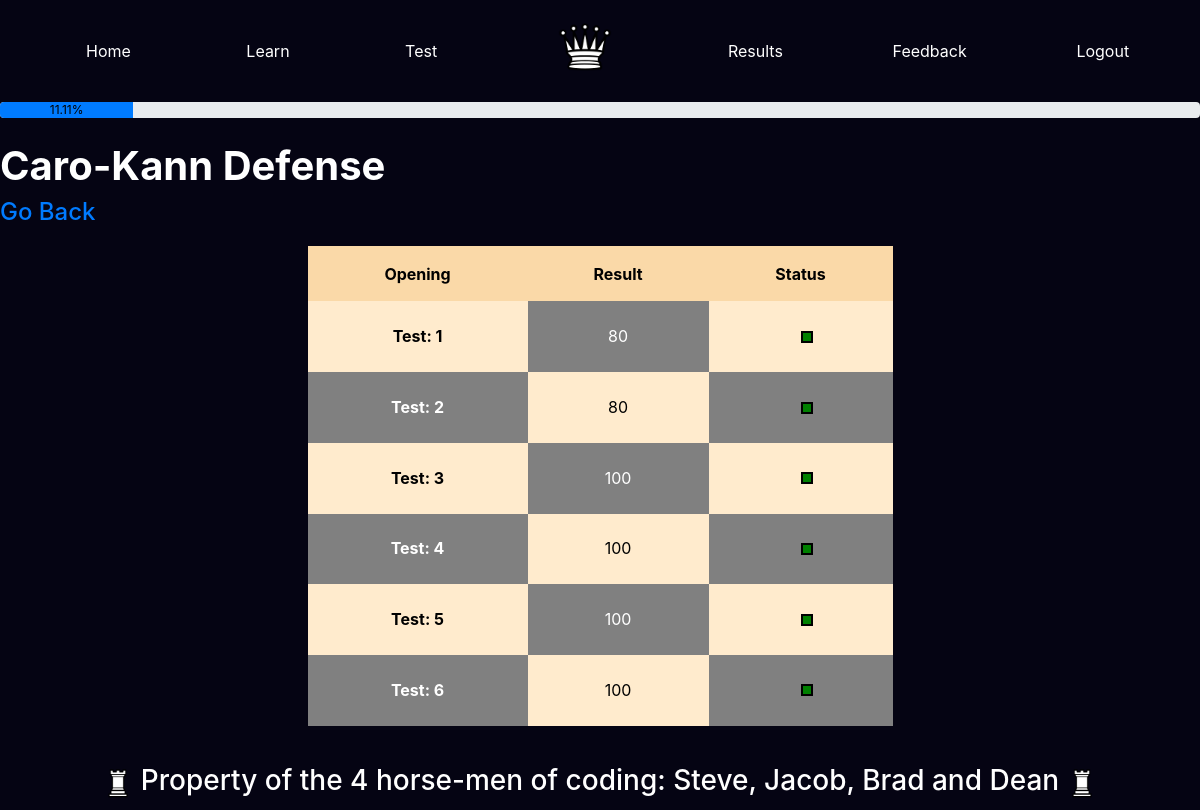
Page /results/Caro-Kann Defense/ (signed in) on the committed database.
### app/models.py (models this page shows)
class Results(db.Model):
    id = db.Column(db.Integer, primary_key=True)
    opening = db.Column(db.String(140))
    result =db.Column(db.Integer)
    incorrect = db.Column(db.ARRAY(db.String(140)))
    passed = db.Column(db.Boolean)
    timestamp = db.Column(db.DateTime, index=True, default=datetime.utcnow)
    user_id = db.Column(db.Integer, db.ForeignKey('user.id'))
    feedback = db.Column(db.Text, default = None)

### app/routes.py (the view)
@app.route('/results/<opening>/', methods=['GET', 'POST'])
@login_required
def results(opening):
    res = Results.query.filter_by(user_id = current_user.id, passed = True)
    openings = []
    for r in res:
        openings.append(r.opening)
    numerator = len(set(openings))
    denominator = Openings.query.all()
    denominator = len(denominator)
    complete = str(round((numerator/denominator)*100, 2)) + '%'
    u = User.query.get(current_user.id)
    res = Results.query.filter_by(user_id = current_user.id, opening = opening)
    return render_template('results.html', title='results', query = res, prog=complete, opening = opening)

### app/models.py (called while the page is built)
@login.user_loader
def load_user(id):
    return User.query.get(int(id))

### app/templates/results.html (shortened to what this page needs)
{% extends "base.html" %}
{% block content %}
<head>
    <link rel="stylesheet" href="https://maxcdn.bootstrapcdn.com/bootstrap/4.5.2/css/bootstrap.min.css">
</head>
<body>
    <div id="wrapper">
        <br>
        <h1><b>{{opening}}</b></h1>
        <h4><a href="{{url_for('selectresult')}}">Go Back</a></h4>
        <div class="row" style="min-height:20%;">
            <div class="col-sm-3"></div>
            <div class="col-sm-6">
                <table style="padding-bottom: 50px;">
                    <tr id="header">
                        <th style="padding: 15px;">Opening</th>
                        <th style="padding: 15px;">Result</th>
                        <th style="padding: 15px;">Status</th>
                    </tr>
                    {% for r in query %}
                    <tr>
                        {% if loop.index%2 == 0 %}
                        <td style="background-color: grey;">
                            <p style="font-weight: bold; padding-top: 15px; color: white;">Test: {{loop.index}}</p>
                        </td>
                        <td style="background-color: blanchedalmond;">
                            <p style="padding-top: 15px; color: black;">{{r.result}}</p>
                        </td>
                        <td style="background-color: grey;">
                            {% if r.result >= 75 %}
                            <div id="square" style="background-color: green;"></div>
                            {% elif 50<=r.result<75 %}
                            <div id="square" style="background-color: yellow;"></div>
                            {% else %}
                            <div id="square" style="background-color: red;"></div>
                            {% endif %}
                        </td>
                        {% else %}
                        <td style="background-color: blanchedalmond;">
                            <p style="font-weight: bold; padding-top: 15px; color: black;">Test: {{loop.index}}</p>
                        </td>
                        <td style="background-color: grey;">
                            <p style="padding-top: 15px; color: white;">{{r.result}}</p>
                        </td>
                        <td style="background-color: blanchedalmond;">
                            {% if r.result >= 75 %}
                            <div id="square" style="background-color: green;"></div>
                            {% elif 50<=r.result<75 %}
                            <div id="square" style="background-color: yellow;"></div>
                            {% else %}
                            <div id="square" style="background-color: red;"></div>
                            {% endif %}
                        </td>
                        {% endif %}
                    </tr>
                    {% endfor %}
                </table>
            </div>
            <div class="col-sm-3"></div>
        </div>
    </div>
</body>
{% include "footer.html" %}
{% endblock %}

### app/templates/results.html (style rules this page uses)
html, body { height: 90%; margin: 0; }
#wrapper { min-height: 90%; }
table { width: 100%; height: 100%; text-align: center; margin-top: 2%; background-color: blanchedalmond; border-collapse:collapse; border-radius: 25px; }
tr#header { background-color: rgb(250, 217, 168); }
tr { padding-top: 15px; padding-bottom: 15px; }
th,p { color: black; }
td { padding: 7px; }
#square { text-align: center; width: 1vw; height: 1vw; margin-left: 50%; border: 2px double black; }
h4 { margin-top: 2%; }

### app/templates/footer.html (style rules this page uses)
* { color: white; }
body { background-color: rgb(5, 4, 19); }

### rows in the picture
Results: result "80"
Results: result "80"
Results: result "100"
Results: result "100"
Results: result "100"
Results: result "100"

### other values in the picture
{{ prog }} "11.11%"
{{ opening }} "Caro-Kann Defense"
